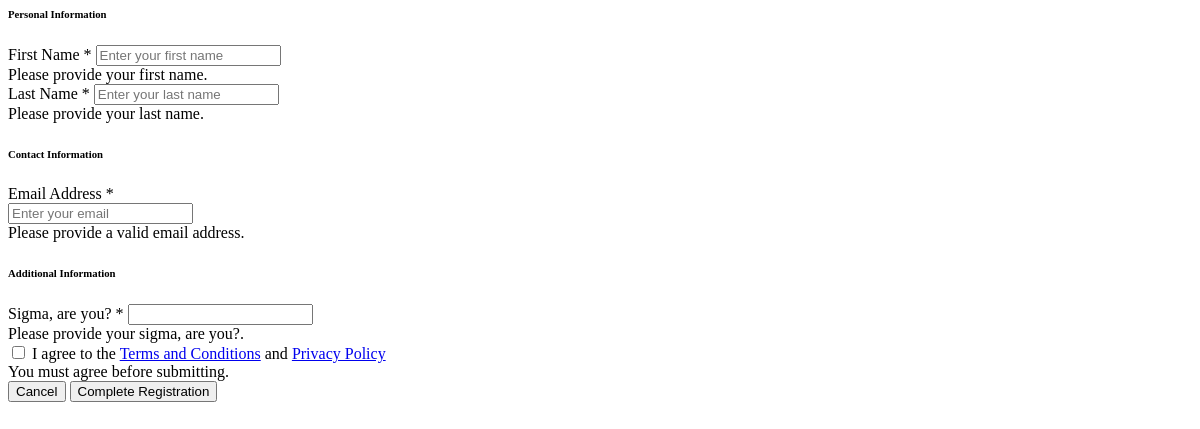
The app's page /submission/modal-form/1, older data.
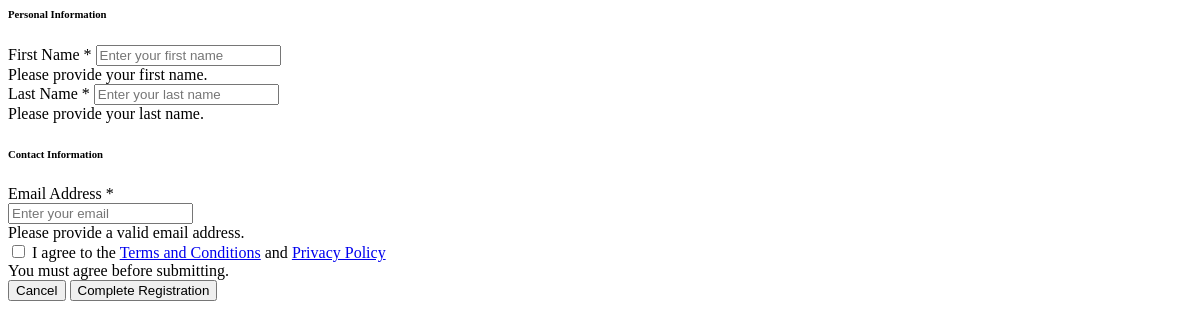
The same page, newer data.
### models.py (models this page shows)
class FormField(Base):
    __tablename__ = "form_fields"
    id = Column(Integer, primary_key=True, index=True)
    form_id = Column(Integer, ForeignKey("forms.id"))
    field_name = Column(String, nullable=False)
    field_type = Column(String, nullable=False)  # text, email, number, select, etc.
    label = Column(String, nullable=False)
    placeholder = Column(String, nullable=True)
    options = Column(String, nullable=True)  # For select fields, comma-separated options
    required = Column(Boolean, default=False)
    order = Column(Integer, default=0)
    form = relationship("FormModel", back_populates="fields")

### routers/submission.py (the view)
@router.get("/modal-form/{form_id}", response_class=HTMLResponse)
async def modal_registration_form(request: Request, form_id: int,
db: Session = Depends(get_db)):
    form = db.query(FormModel).filter(FormModel.id == form_id).first()
    if not form:
        raise HTTPException(status_code=404, detail="Form not found")
    fields = db.query(FormField).filter(FormField.form_id == form_id).order_by(FormField.order).all()
    event_images = db.query(EventImage).filter(EventImage.form_id == form_id).all()
    return templates.TemplateResponse("partials/registration-form.html", {
        "request": request,
        "current_form": form,
        "fields": fields,
        "event_images": event_images,
        "is_modal": True
    })

### templates/partials/registration-form.html (shortened to what this page needs)
<form action="/submission/submit" method="POST" class="needs-validation" novalidate>
    <div class="row g-3">
        {% set field_categories = {} %}
        {% if field_categories.get('personal') %}
        <div class="col-12 mb-3">
            <h6 class="border-bottom pb-2 mb-3">Personal Information</h6>
            <div class="row g-3">
                {% for field in field_categories['personal'] %}
                <div class="col-md-6">
                    <label for="{{ field.field_name }}" class="form-label">
                        {{ field.label }} {% if field.required %}<span class="text-danger">*</span>{% endif %}
                    </label>
                    <input type="{{ field.field_type }}"
                           class="form-control"
                           id="{{ field.field_name }}"
                           name="{{ field.field_name }}"
                           placeholder="{{ field.placeholder }}"
                           {% if field.required %}required{% endif %}>
                    <div class="invalid-feedback">Please provide your {{ field.label.lower() }}.</div>
                </div>
                {% endfor %}
            </div>
        </div>
        {% endif %}
        {% if field_categories.get('contact') %}
        <div class="col-12 mb-3">
            <h6 class="border-bottom pb-2 mb-3">Contact Information</h6>
            <div class="row g-3">
                {% for field in field_categories['contact'] %}
                <div class="col-md-6">
                    <label for="{{ field.field_name }}" class="form-label">
                        {{ field.label }} {% if field.required %}<span class="text-danger">*</span>{% endif %}
                    </label>
                    <div class="input-group">
                        <input type="{{ field.field_type }}"
                               class="form-control"
                               id="{{ field.field_name }}"
                               name="{{ field.field_name }}"
                               placeholder="{{ field.placeholder }}"
                               {% if field.required %}required{% endif %}>
                    </div>
                    <div class="invalid-feedback">Please provide a valid {{ field.label.lower() }}.</div>
                </div>
                {% endfor %}
            </div>
        </div>
        {% endif %}
        {% if field_categories.get('additional') %}
        <div class="col-12 mb-3">
            <h6 class="border-bottom pb-2 mb-3">Additional Information</h6>
            <div class="row g-3">
                {% for field in field_categories['additional'] %}
                <div class="col-md-{% if field.field_type == 'textarea' %}12{% else %}6{% endif %}">
                    <label for="{{ field.field_name }}" class="form-label">
                        {{ field.label }} {% if field.required %}<span class="text-danger">*</span>{% endif %}
                    </label>
                    {% if field.field_type == 'select' %}
                        <select class="form-select"
                               id="{{ field.field_name }}"
                               name="{{ field.field_name }}"
                               {% if field.required %}required{% endif %}>
                            <option value="" selected disabled>Choose...</option>
                            {% if field.options %}
                                {% for option in field.options.split(',') %}
                                    <option value="{{ option.strip() }}">{{ option.strip() }}</option>
                                {% endfor %}
                            {% endif %}
                        </select>
                    {% else %}
                        <input type="{{ field.field_type }}"
                               class="form-control"
                               id="{{ field.field_name }}"
                               name="{{ field.field_name }}"
                               placeholder="{{ field.placeholder }}"
                               {% if field.required %}required{% endif %}>
                    {% endif %}
                    {% if field.field_type != 'checkbox' %}
                    <div class="invalid-feedback">Please provide your {{ field.label.lower() }}.</div>
                    {% endif %}
                </div>
                {% endfor %}
            </div>
        </div>
        {% endif %}
        <div class="col-12 mb-3">
            <div class="form-check">
                <input class="form-check-input" type="checkbox" id="terms_agree" required>
                <label class="form-check-label" for="terms_agree">
                    I agree to the <a href="#" data-bs-toggle="modal" data-bs-target="#termsModal">Terms and Conditions</a> and <a href="#" data-bs-toggle="modal" data-bs-target="#privacyModal">Privacy Policy</a>
                </label>
                <div class="invalid-feedback">
                    You must agree before submitting.
                </div>
            </div>
        </div>
    </div>
    <div class="d-grid gap-2 d-md-flex justify-content-md-end mt-4">
        {% if is_modal %}
        <button type="button" class="btn btn-outline-secondary me-md-2" data-bs-dismiss="modal">
            Cancel
        </button>
        {% endif %}
        <button type="submit" class="btn btn-primary">
             Complete Registration
        </button>
    </div>
</form>

Row changes from the older to the newer data that the page shows:
removed FormField: label "Sigma, are you?", label "sigma, are you?", shown under "Additional Information"
Text that changed along with them:
text no longer shown: "Additional Information"
